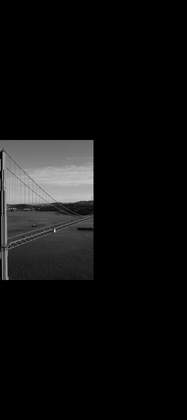
%> input picture Project_2_image_mosaicing/data/target.jpg, 187 x 420 px, shrunk from 1200 x 2700 before the run
$ octave blend.m   (GNU Octave 9; MATLAB toolbox functions it lacks are replaced by stand-ins)
%> lines starting %> are read from the running program, lines starting %| are printed output that depends on the picture; in (x1, y1, x2, y2) boxes, pixels count from 0 and x2, y2 are one past the last pixel; in counts of white or black regions, pixels touching at a corner belong together; the program's own positions count from 1
tgImg = imread('target.jpg');
%> tgImg is the input picture: size 420x187 uint8; min 0, max 213, mean 15.6
srcImg= imread('source.jpg');
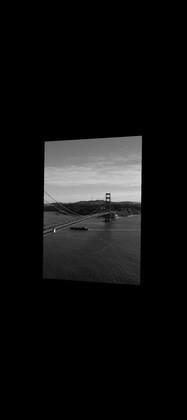
%> input picture Project_2_image_mosaicing/data/source.jpg, 187 x 420 px, shrunk from 1200 x 2700 before the run
%> srcImg is the input picture: size 420x187 uint8; min 0, max 220, mean 17.1
w = size(tgImg, 1);
%> w = 420
h = size(tgImg, 2);
%> h = 187
SizeSrcY = size(srcImg, 1);
%> SizeSrcY = 420
SizeSrcX = size(srcImg, 2);
%> SizeSrcX = 187
SizeTargetY = size(tgImg, 1);
%> SizeTargetY = 420
SizeTargetX = size(tgImg, 2);
%> SizeTargetX = 187
imagesc(tgImg);colormap gray;figure;
imagesc(srcImg);colormap gray;
%%
GrdSrc = zeros(size(srcImg));
for i = 2:SizeSrcX-1
    for j = 2:SizeSrcY-1
        GrdSrc(j, i) = int16(srcImg(j-1, i)) + int16(srcImg(j+1, i)) + int16(srcImg(j, i-1)) + int16(srcImg(j, i+1)) - 4*int16(srcImg(j, i));
    end
end
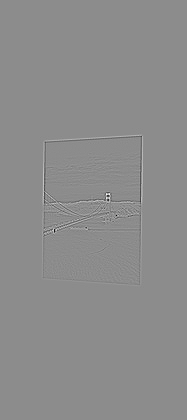
%> GrdSrc: size 420x187 double; min -344, max 281, mean 0; drawn with min black and max white

%%
GrdTg = zeros(size(tgImg));
for i = 2:SizeTargetX-1
    for j = 2:SizeTargetY-1
        GrdTg(j, i, :) = int16(tgImg(j-1, i, :)) + int16(tgImg(j+1, i, :)) + int16(tgImg(j, i-1, :)) + int16(tgImg(j, i+1, :)) - 4*int16(tgImg(j, i, :));
    end
end
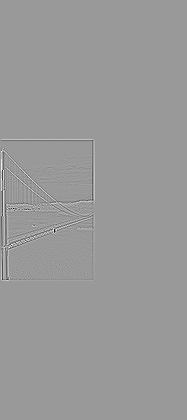
%> GrdTg: size 420x187 double; min -327, max 218, mean 0; drawn with min black and max white

imshow(GrdSrc);
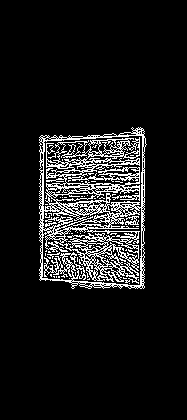
%> displayed picture: size 420x187, on the screen's scale of 0 to 255; 9.8% white in thin lines or dots, all inside (x1, y1, x2, y2) = (39, 127, 147, 289)
imshow(GrdTg);
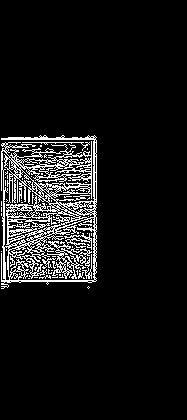
%> displayed picture: size 420x187, on the screen's scale of 0 to 255; 8.5% white in thin lines or dots, all inside (x1, y1, x2, y2) = (1, 135, 97, 289)

GrdBlend = GrdSrc;
%> (the run ends here)
